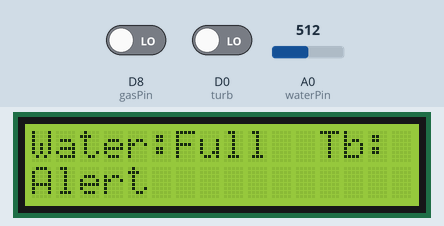
A sketch run on a simulated ESP8266 (NodeMCU). On the bench: 16×2 character LCD. The inputs (shaded band) are chosen by the test bench; at power-on: A0 (waterPin) = 512, D8 (gasPin) LOW, D0 (turb) LOW. WiFi joins after 1.5 s; servers stay silent unless stated; what the sketch prints to the serial monitor is not drawn.

Above: at 2.7 s.
2.8 s: A0 (waterPin) set to 485
At 7.0 s:
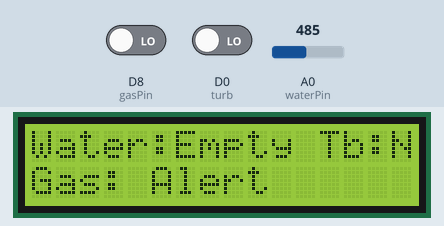
8.1 s: D8 (gasPin) driven HIGH
At 12.6 s:
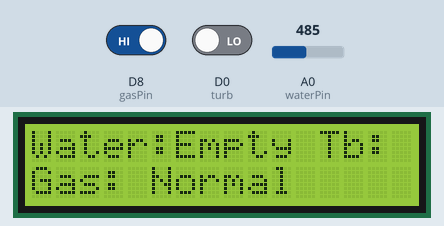
16.9 s: D0 (turb) driven HIGH
At 19.7 s:
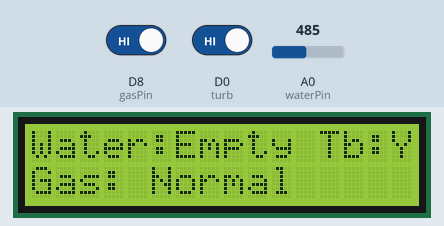
25.7 s: A0 (waterPin) set to 510
At 27.2 s:
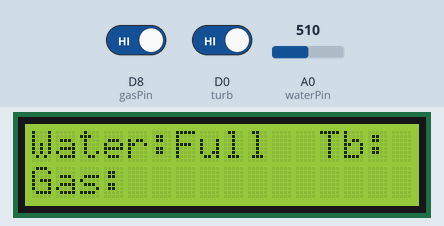
33.0 s: D8 (gasPin) driven LOW
At 38.5 s:
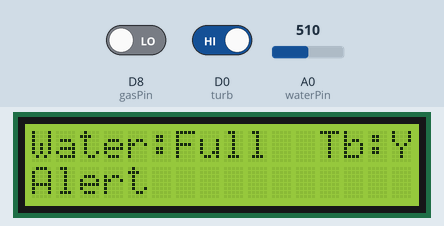
41.8 s: A0 (waterPin) set to 490
At 42.5 s:
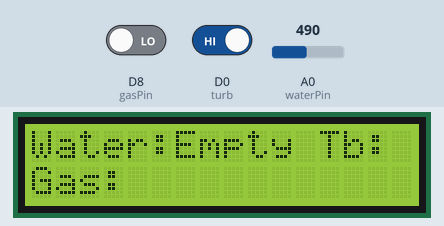
Timing chart, 0 to 44.8 s (numbered marks = the images above; inputs shaded):
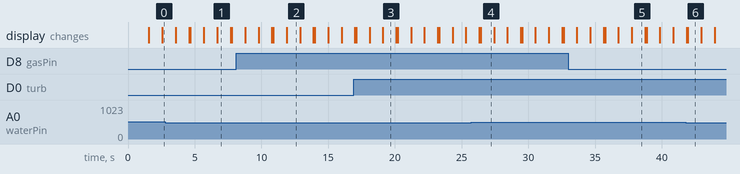

Measured:
- the behaviour switches between 501 and 500 on A0 (waterPin) (found by bisection; images 0 and 1)
- after the input at 2.8 s, the display: first differs from a run without the input after 1.9 s (image 1 shows a later state)
- after the input at 8.1 s, the display: first differs from a run without the input after 3.8 s (image 2)
- after the input at 16.9 s, the display: first differs from a run without the input after 2.2 s (image 3)
- after the input at 25.7 s, the display: first differs from a run without the input after 0.72 s (image 4)
- after the input at 33.0 s, the display: first differs from a run without the input after 3.7 s (image 5 shows a later state)
- after the input at 41.8 s, the display: first differs from a run without the input after 0.15 s (image 6)

The sketch:

water_level_management.ino
```cpp
#include <ESP8266WiFi.h>
#include <WiFiClient.h>
#include <LiquidCrystal.h>
const int rs = D1, en = D2, d4 = D4, d5 = D5, d6 = D6, d7 = D7;
LiquidCrystal lcd(rs, en, d4, d5, d6, d7);
int gasPin = D8;
int waterPin = A0;
int turb = D0;
float temperature;
const char* ssid = "Lenovo K8 Plus 3516";    //  Your Wi-Fi Name
const char* password = "11111111";   // Wi-Fi Password
WiFiServer server(80); // server 80 used for Input-Output purpose
WiFiClient client;

 void setup()
{
 pinMode(waterPin,INPUT);
 pinMode(gasPin,INPUT);
 pinMode(turb,INPUT);
 lcd.begin(16, 2);
  Serial.begin(115200);
  Serial.print("Connecting to the Newtork");
  WiFi.begin(ssid, password);  //connect to wifi
    while (WiFi.status() != WL_CONNECTED)
    {
    delay(500);
    Serial.print(".");
    }
  Serial.println("WiFi connected");
  server.begin();  // Starts the Server
  Serial.println("Server started");
  Serial.print("IP Address of network: "); // will IP address on Serial Monitor
  Serial.println(WiFi.localIP());
  Serial.println("/");

}

void loop()
{
 int waterValue = analogRead(waterPin);
 int gasValue = digitalRead(gasPin);
 int turbidity = digitalRead(turb);

 Serial.print("Water Sensor: ");
 Serial.println(waterValue);
 lcd.setCursor(0, 0);
 lcd.print("Water:");
 lcd.setCursor(0, 1);
 lcd.print("Gas: ");
 lcd.setCursor(12, 0);
 lcd.print("Tb:");

 if(waterValue>500) {

  lcd.setCursor(6,0);
  lcd.print("Full");
  delay(1000);

  if(gasValue==1) {
  lcd.setCursor(0,5);
  lcd.print("Normal");
  delay(1000);
  }
  if(gasValue==0) {
  lcd.setCursor(0,5);
  lcd.print("Alert");
  delay(1000);
  }
  }
 if(waterValue<=500) {

  lcd.setCursor(6,0);
  lcd.print("Empty");
  delay(1000);

  if(gasValue==1) {
  lcd.setCursor(5,1);
  lcd.print("Normal");
  delay(1000);
  }
  if(gasValue==0) {
  lcd.setCursor(5,1);
  lcd.print("Alert");
  delay(1000);
  }
  }

 if(turbidity==1) {
  Serial.print("turbidity: ");
  Serial.println(turbidity);
  lcd.setCursor(15,0);
  lcd.print("Y");
  delay(1000);
 }
  if(turbidity==0) {
  Serial.print("turbidity: ");
  Serial.println(turbidity);
  lcd.setCursor(15,0);
  lcd.print("N");
  delay(1000);
  }

 lcd.clear();
 Serial.print("Gas: ");
 Serial.println(gasValue);
 delay(100);

 WiFiClient client = server.available();
  if (!client)
  {
    return;
  }
  while(!client.available())
  {
    delay(1);
  }

  String request = client.readStringUntil('\n'); //reads the first line of request
  client.flush(); //erase other lines


//*------------------HTML Page Code---------------------*//

  client.println("HTTP/1.1 200 OK");
  client.println("Content-Type: text/html");
  client.println("");
  client.println("<!DOCTYPE HTML>");
  client.println("<html>");
  client.print("Water Level: ");
  if(waterValue>500) {
  client.print("Full");
  }
  if(waterValue<500) {
  client.print("Empty");
  }
  client.print("<br>");

  client.println("Gas: ");
  if(gasValue==1) {
  client.print("Normal");
  }
  if(gasValue==0) {
  client.print("Attention! Gas detected");
  }
  client.print("<br>");

  client.println("Turbidity: ");
  if(turbidity==1) {
  client.print("Yes");
  }
  if(turbidity==0) {
  client.print("No");
  }
  client.println("<br>");

  delay(1);
  Serial.println("Client disonnected");
  Serial.println("");
}
```
